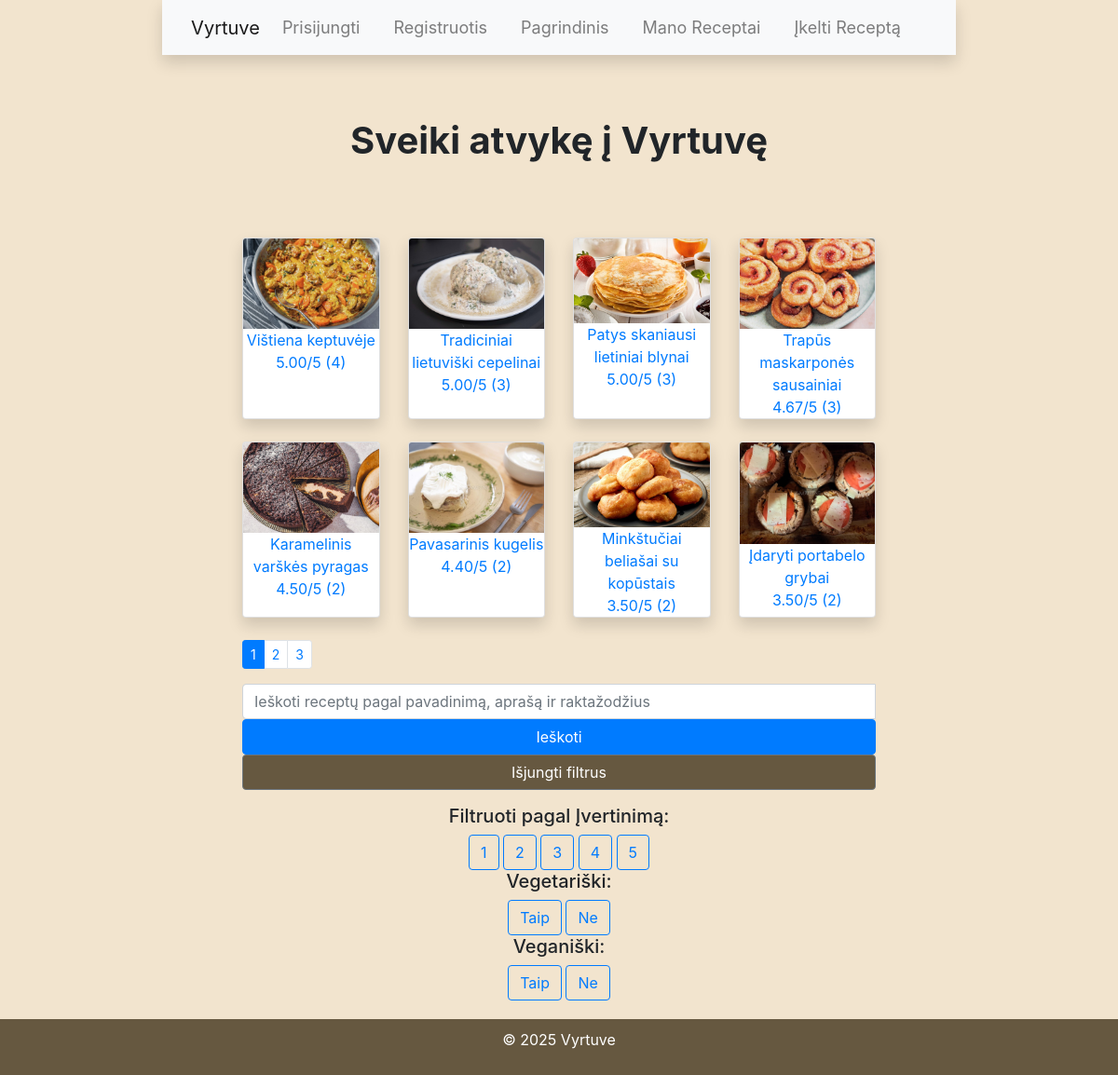
Before: / with the older database file.
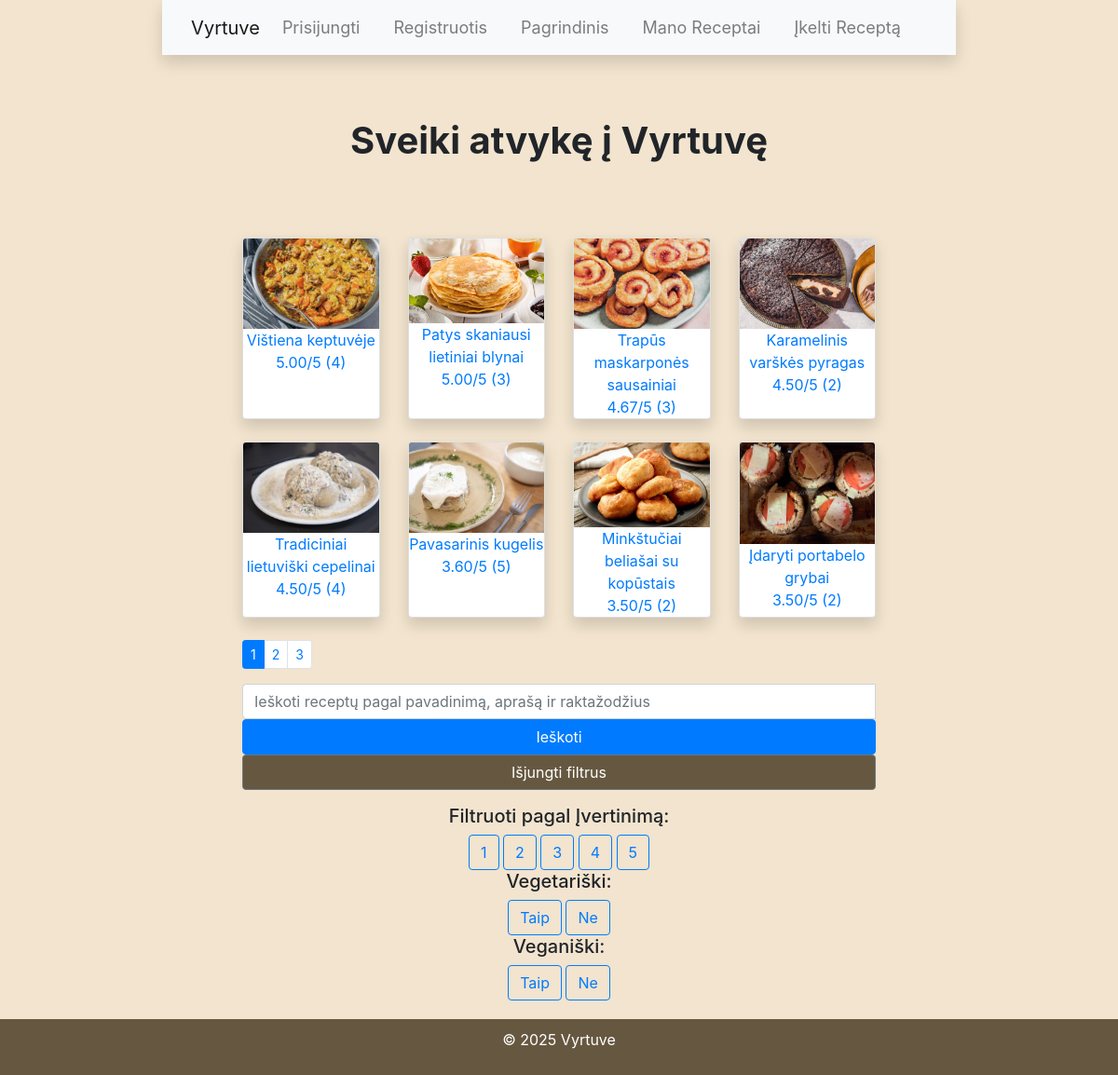
After: the same page with the newer database file.
### Vyrtuve/models.py (models this page shows, shortened)
class Receptas(models.Model):
    titulas = models.CharField(max_length=50)
    aprasas = models.TextField(max_length=2000)
    ingridientai = models.TextField(max_length=2000)
    instrukcijos = models.TextField(max_length=2000)
    nuotrauka = models.ImageField(upload_to='receptai/', blank=True, null=True)
    gaminimo_laikas = models.FloatField()
    vidutinis_reitingas = models.FloatField(default=0)
    reitingu_kiekis = models.IntegerField(default=0)
    favoritu_kiekis = models.IntegerField(default=0)
    ar_vegetariskas = models.BooleanField(default=False)
    ar_veganiskas = models.BooleanField(default=False)
    data = models.DateTimeField(auto_now_add=True)
    sablonas = models.ForeignKey(Sablonas, on_delete=models.SET_NULL, null=True)
    profilis = models.ForeignKey(Profilis, related_name='receptai', on_delete=models.CASCADE, null=True)

### Vyrtuve/views.py (the view, shortened to what this page needs)
# urls.py: path('', views.index, name='index'),
def index(request):
    query = request.GET.get('query', '')
    min_rating = request.GET.get('min_rating', None)
    vegetarian = request.GET.get('ar_vegetariskas', None)
    if vegetarian is not None:
        vegetarian = vegetarian == 'True'
    vegan = request.GET.get('ar_veganiskas', None)
    if vegan is not None:
        vegan = vegan == 'True'
    favoritas = request.GET.get('favoritas', None)
    if favoritas is not None:
        favoritas = favoritas == 'True'
    recipes = Receptas.objects.all().order_by('-vidutinis_reitingas')
    recipes = recipes.filter(
        Q(titulas__icontains=query) |
        Q(aprasas__icontains=query) |
        Q(ingridientai__icontains=query) |
        Q(raktazodziai_recepto__raktazodis__raktazodis__icontains=query)
    )
    if min_rating:
        recipes = recipes.filter(vidutinis_reitingas__gte=min_rating)
    if vegetarian is not None:
        recipes = recipes.filter(ar_vegetariskas=vegetarian)
    if vegan is not None:
        recipes = recipes.filter(ar_veganiskas=vegan)
    recipes = recipes.distinct()
    page = request.GET.get('page', 1)
    paginator = Paginator(recipes, 8)
    receptai = paginator.get_page(page)
    return render(request, 'index.html', {
        'receptai': receptai,
        'query': query,
        'min_rating': min_rating,
        'vegetarian': vegetarian,
        'vegan': vegan,
        'favoritas': favoritas,
    })

### Vyrtuve/templates/index.html (shortened to what this page needs)
{% extends 'base.html' %}
{% load static %}
{% block content %}
<h1><b>Sveiki atvykę į Vyrtuvę</b></h1>
<br><br><br>
<div class="row">
    {% for receptas in receptai %}
    <div class="col-sm-6 col-md-3 d-flex align-items-stretch">
        <div class="card mb-4 shadow">
            {% if receptas.nuotrauka %}
            <img class="card-img-top" src="{{ receptas.nuotrauka.url }}"/>
            {% endif %}
            <div>
                <a href="{% url 'recipe' receptas.id %}">{{ receptas.titulas }}</a>
                <br>
                <a href="{% url 'recipe' receptas.id %}">{{ receptas.vidutinis_reitingas|floatformat:2 }}/5
                    ({{receptas.reitingu_kiekis}})</a>
            </div>
        </div>
    </div>
    {% endfor %}
</div>
{% if receptai.has_other_pages %}
<ul class="pagination pagination-sm">
    {% for nr in receptai.paginator.page_range %}
    {% if receptai.number == nr %}
    <li class="page-item active">
        <a class="page-link" href="">{{ nr }}</a>
    </li>
    {% else %}
    <li class="page-item">
        <a class="page-link"
           href="?page={{ nr }}
           {% if favoritas is not none %}&favoritas={{ favoritas }}{% endif %}">
            {{ nr }}
        </a>
    </li>
    {% endif %}
    {% endfor %}
</ul>
{% endif %}
<form method="GET" action="{% url 'index' %}">
    <div class="input-group mb-3">
        <input type="text" class="form-control" name="query" value="{{ query }}"
               placeholder="Ieškoti receptų pagal pavadinimą, aprašą ir raktažodžius">
        <button class="btn btn-primary register-button" type="submit">Ieškoti</button>
        <button style="background-color: #665840;" class="btn btn-secondary" type="reset"
                onclick="window.location.href='?';">Išjungti filtrus
        </button>
    </div>
</form>
<div class="filters">
    <div class="filter-rating">
        <h5>Filtruoti pagal Įvertinimą:</h5>
        <a href="?min_rating=1"
           class="btn {% if min_rating == '1' %}btn-primary{% else %}btn-outline-primary{% endif %}">1</a>
        <a href="?min_rating=2"
           class="btn {% if min_rating == '2' %}btn-primary{% else %}btn-outline-primary{% endif %}">2</a>
        <a href="?min_rating=3"
           class="btn {% if min_rating == '3' %}btn-primary{% else %}btn-outline-primary{% endif %}">3</a>
        <a href="?min_rating=4"
           class="btn {% if min_rating == '4' %}btn-primary{% else %}btn-outline-primary{% endif %}">4</a>
        <a href="?min_rating=5"
           class="btn {% if min_rating == '5' %}btn-primary{% else %}btn-outline-primary{% endif %}">5</a>
    </div>
    <div class="filter-vegetarian">
        <h5>Vegetariški:</h5>
        <a href="?ar_vegetariskas=True"
           class="btn {% if vegetarian == True %}btn-primary{% else %}btn-outline-primary{% endif %}">Taip</a>
        <a href="?ar_vegetariskas=False"
           class="btn {% if vegetarian == False %}btn-primary{% else %}btn-outline-primary{% endif %}">Ne</a>
    </div>
    <div class="filter-vegan">
        <h5>Veganiški:</h5>
        <a href="?ar_veganiskas=True"
           class="btn {% if vegan == True %}btn-primary{% else %}btn-outline-primary{% endif %}">Taip</a>
        <a href="?ar_veganiskas=False"
           class="btn {% if vegan == False %}btn-primary{% else %}btn-outline-primary{% endif %}">Ne</a>
    </div>
</div>
{% endblock %}

### Vyrtuve/templates/base.html (shortened to what this page needs)
{% load static %}
<html lang="en">
<head>
    <link href="https://stackpath.bootstrapcdn.com/bootstrap/4.5.2/css/bootstrap.min.css" rel="stylesheet">
    <link rel="stylesheet" href="{% static 'css/styles.css' %}">
    <link
            rel="stylesheet"
            href="https://stackpath.bootstrapcdn.com/bootstrap/4.1.3/css/bootstrap.min.css"
/>
</head>
<body>
<header>
    <nav class="navbar navbar-expand-lg navbar-light bg-light static-top mb-5 shadow">
        <div class="container">
            <a class="navbar-brand" href="{% url 'index' %}">Vyrtuve</a>
            <div class="collapse navbar-collapse" id="navbarResponsive">
                <ul class="navbar-nav ml-auto">
                    {% if user.is_authenticated %}
                    <li class="nav-item">
                        <a class="nav-link" href="{% url 'user-profile' %}">
                            <svg class="bi bi-person"
                                 width="1.5em"
                                 height="1.5em"
                                 viewBox="0 0 16 16"
                                 fill="currentColor"
                                 xmlns="http://www.w3.org/2000/svg">
                                <path fill-rule="evenodd" d="M13 14s1 0 1-1-1-4-6-4-6 3-6 4 1 1 1
                      1h10zm-9.995-.944v-.002.002zM3.022 13h9.956a.274.274 0 00.014-.002l.008-.002c-.001-.246-.154-.986-.832-1.664C11.516 10.68 10.289 10 8 10c-2.29 0-3.516.68-4.168
                      1.332-.678.678-.83 1.418-.832 1.664a1.05 1.05 0 00.022.004zm9.974.056v-.002.002zM8
                      7a2 2 0 100-4 2 2 0 000 4zm3-2a3 3 0 11-6 0 3 3 0 016 0z" clip-rule="evenodd"/>
                            </svg>
                            {{ user.username }}</a>
                    <li class="nav-item">
                        <a class="nav-link" href="#" id="logout-link">Atsijungti</a>
                    </li>
                    <form id="logout-form" method="post" action="{% url 'logout' %}" style="display: none;">
                        {% csrf_token %}
                    </form>
                    <script>
                        document.getElementById('logout-link').addEventListener('click', function(event) {
                            event.preventDefault();
                            document.getElementById('logout-form').submit();
                        });
                    </script>
                    {% else %}
                    <li class="nav-item">
                        <a class="nav-link" href="{% url 'login' %}">Prisijungti</a>
                    </li>
                    <li class="nav-item">
                        <a class="nav-link" href="{% url 'register' %}">Registruotis</a>
                    </li>
                    {% endif %}
                    <li class="nav-item">
                        <a class="nav-link" href="{% url 'index' %}">Pagrindinis</a>
                    </li>
                    <li class="nav-item">
                        <a class="nav-link" href="{% url 'mano-receptai' %}">Mano Receptai</a>
                    </li>
                    <li class="nav-item">
                        <a class="nav-link" href="{% url 'submit-recipe' %}">Įkelti Receptą</a>
                    </li>
                </ul>
            </div>
        </div>
    </nav>
</header>
<main style="margin-left: 20%;margin-right: 20%;">
    {% block content %}{% endblock %}
</main>
<footer>
    <p>&copy; 2025 Vyrtuve</p>
</footer>
</body>
</html>

### Vyrtuve/static/css/styles.css (style rules this page uses)
html, body { height: 100%; margin: 0; padding: 0; }
body { font-family: Arial, sans-serif; display: flex; place-items: center; flex-direction: column; background-color: #f2e4ce !important; }
header nav ul { list-style-type: none; padding: 0; }
header nav ul li { display: inline; margin-right: 20px; }
header nav ul li a { color: white; text-decoration: none; font-size: 18px; }
footer { background-color: #665840; color: white; text-align: center; padding: 10px; width: 100%; }
main { flex-grow: 1; padding: 20px; text-align: center; }
h1 { color: #000000; }
.nav-link { color: white; text-decoration: none; font-size: 18px; }
form .form-control { width: 100%; padding: 0.75rem; font-size: 1rem; border: 1px solid #ced4da; border-radius: 0.25rem; }
form button { width: 100%; padding: 0.75rem; font-size: 1.25rem; }
.row { display: flex; flex-wrap: wrap; }

Changed rows visible on the page:
changed Receptas "Tradiciniai lietuviški cepelinai": vidutinis_reitingas "5.00" → "4.50"; reitingu_kiekis "3" → "4"; moves down the list
changed Receptas "Pavasarinis kugelis": vidutinis_reitingas "4.40" → "3.60"; reitingu_kiekis "2" → "5"
